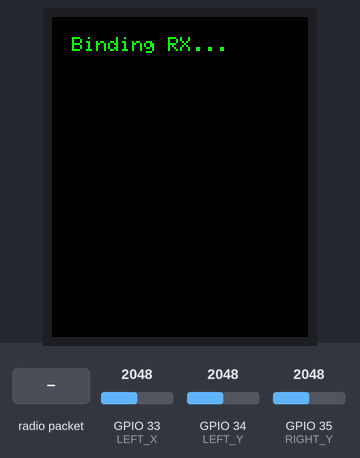
Bench run of a sketch on a simulated ESP32. On the bench: 128×160 colour display. The inputs (shaded band) are chosen by the test bench; at power-on: GPIO 33 (LEFT_X) = 2048, GPIO 34 (LEFT_Y) = 2048, GPIO 35 (RIGHT_Y) = 2048. No radio packets arrive unless stated; what the sketch prints to the serial monitor is not drawn.

Above: at 2.4 s.
2.5 s: radio packet "RX_CONNECTED" arrives
At 4.6 s:
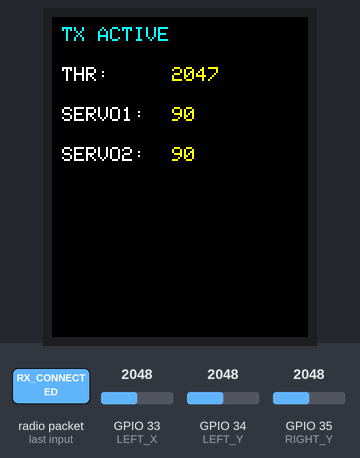
5.2 s: GPIO 33 (LEFT_X) set to 2866
At 6.0 s:
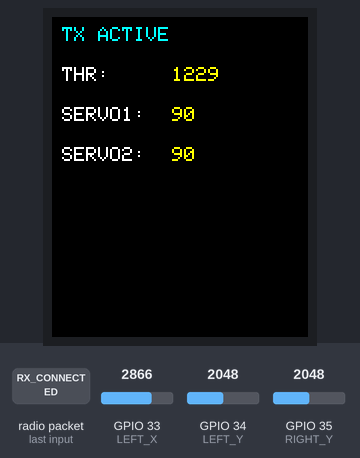
6.7 s: GPIO 34 (LEFT_Y) set to 3040
At 7.9 s:
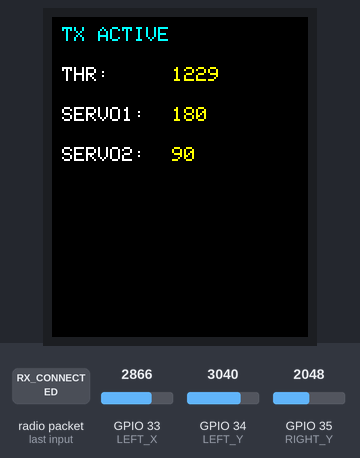
8.2 s: GPIO 35 (RIGHT_Y) set to 3040
At 8.5 s:
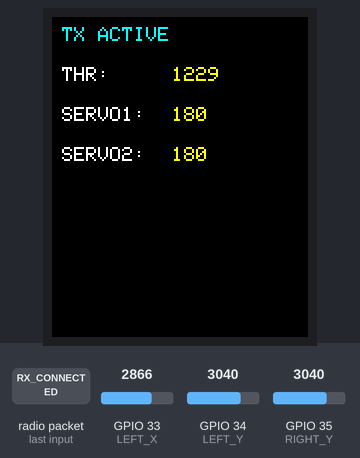
9.7 s: GPIO 34 (LEFT_Y) set to 2960
At 10.8 s:
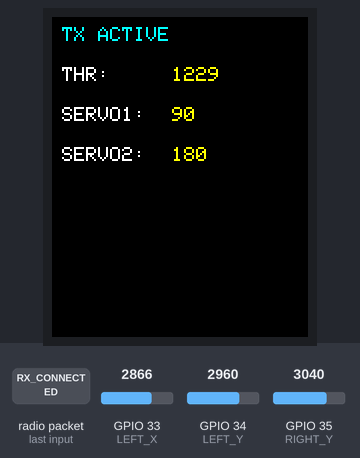
11.2 s: GPIO 33 (LEFT_X) set to 2047
At 12.3 s:
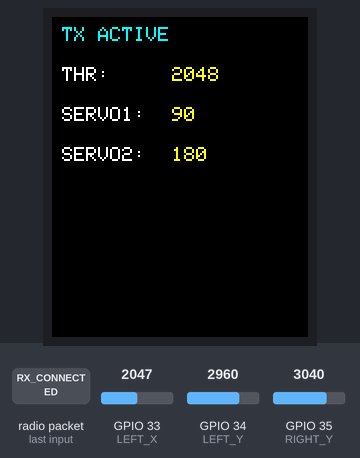
Timing chart, 0 to 13.7 s (numbered marks = the images above; inputs shaded):
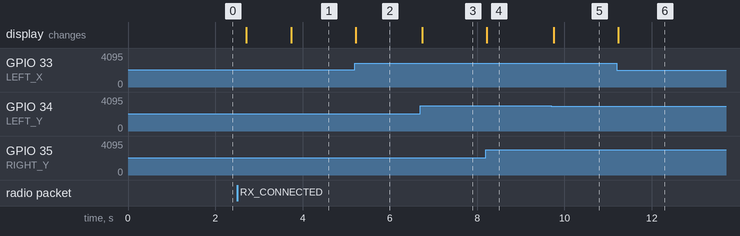

Measured:
- after the input at 2.5 s, the display: first changes after 0.21 s (image 1 shows a later state)
- after the input at 5.2 s, the display: changes at once (image 2)
- after the input at 6.7 s, the display: changes at once (image 3)
- after the input at 8.2 s, the display: changes at once (image 4)
- after the input at 9.7 s, the display: changes after 0.05 s (image 5)
- after the input at 11.2 s, the display: changes at once (image 6)

The sketch:

Transmitter.ino
```cpp
#include <SPI.h>
#include <LoRa.h>

#include <Adafruit_GFX.h>
#include <Adafruit_ST7735.h>

// =====================================================
// TFT PINS
// =====================================================
#define TFT_CS    5
#define TFT_RST   4
#define TFT_DC    2

Adafruit_ST7735 tft = Adafruit_ST7735(TFT_CS, TFT_DC, TFT_RST);

// =====================================================
// LORA PINS
// =====================================================
#define SS     13
#define RST    27
#define DIO0   26

// =====================================================
// LEFT JOYSTICK
// THROTTLE
// =====================================================
#define LEFT_X   33
#define LEFT_Y   34

// =====================================================
// RIGHT JOYSTICK
// SERVO CONTROL
// =====================================================
#define RIGHT_X  32
#define RIGHT_Y  35

// =====================================================
// VARIABLES
// =====================================================
int throttleValue = 1000;

int servo1Value = 90;

int servo2Value = 90;

bool rxConnected = false;

// =====================================================
// DEADZONE FUNCTION
// =====================================================
int applyDeadzone(int value, int center, int threshold) {

  if (abs(value - center) < threshold) {

    return center;
  }

  return value;
}

// =====================================================
// SETUP
// =====================================================
void setup() {

  Serial.begin(115200);

  // =====================================================
  // TFT INIT
  // =====================================================
  tft.initR(INITR_BLACKTAB);

  tft.fillScreen(ST77XX_BLACK);

  tft.setTextSize(1);

  tft.setTextColor(ST77XX_GREEN);

  tft.setCursor(10, 10);

  tft.println("Binding RX...");

  // =====================================================
  // SPI START
  // =====================================================
  SPI.begin(18, 19, 23, SS);

  // =====================================================
  // LoRa START
  // =====================================================
  LoRa.setPins(SS, RST, DIO0);

  if (!LoRa.begin(433E6)) {

    tft.fillScreen(ST77XX_BLACK);

    tft.setTextColor(ST77XX_RED);

    tft.setCursor(10, 20);

    tft.println("LoRa Failed");

    while (1);
  }

  LoRa.receive();

  // =====================================================
  // BIND PROCESS
  // =====================================================
  unsigned long startTime = millis();

  while (millis() - startTime < 8000) {

    LoRa.idle();

    LoRa.beginPacket();

    LoRa.print("BIND_REQUEST");

    LoRa.endPacket(true);

    LoRa.receive();

    Serial.println("Bind Request Sent");

    delay(500);

    int packetSize = LoRa.parsePacket();

    if (packetSize) {

      String response = "";

      while (LoRa.available()) {

        response += (char)LoRa.read();
      }

      if (response == "RX_CONNECTED") {

        rxConnected = true;

        break;
      }
    }

    delay(500);
  }

  // =====================================================
  // RX NOT CONNECTED
  // =====================================================
  if (!rxConnected) {

    tft.fillScreen(ST77XX_BLACK);

    tft.setTextColor(ST77XX_RED);

    tft.setCursor(10, 20);

    tft.println("RX NOT");

    tft.setCursor(10, 35);

    tft.println("CONNECTED");

    while (1);
  }

  // =====================================================
  // CONNECTED
  // =====================================================
  tft.fillScreen(ST77XX_BLACK);

  tft.setTextColor(ST77XX_GREEN);

  tft.setCursor(10, 10);

  tft.println("RX CONNECTED");

  delay(1000);

  // =====================================================
  // STATIC LABELS
  // =====================================================
  tft.fillScreen(ST77XX_BLACK);

  tft.setTextColor(ST77XX_CYAN);

  tft.setCursor(5, 5);

  tft.println("TX ACTIVE");

  tft.setTextColor(ST77XX_WHITE);

  tft.setCursor(5, 25);

  tft.println("THR:");

  tft.setCursor(5, 45);

  tft.println("SERVO1:");

  tft.setCursor(5, 65);

  tft.println("SERVO2:");
}

// =====================================================
// LOOP
// =====================================================
void loop() {

//=====================================================
//READ JOYSTICKS
//=====================================================
int joy1 = analogRead(LEFT_Y);      // GPIO34
int joy2 = analogRead(RIGHT_Y);     // GPIO35
int throttleRaw = analogRead(LEFT_X); // GPIO33

// Invert throttle
throttleValue = 4095 - throttleRaw;

// =====================================================
// SERVO1
// =====================================================
if (joy1 < 1000)
{
    servo1Value = 0;
}
else if (joy1 > 3000)
{
    servo1Value = 180;
}
else
{
    servo1Value = 90;
}

// =====================================================
// SERVO2
// =====================================================
if (joy2 < 1000)
{
    servo2Value = 0;
}
else if (joy2 > 3000)
{
    servo2Value = 180;
}
else
{
    servo2Value = 90;
}

  // =====================================================
  // DATA STRING
  // =====================================================
  String data = String(throttleValue) + "," +
                String(servo1Value) + "," +
                String(servo2Value);

  // =====================================================
  // SEND DATA
  // =====================================================
  LoRa.idle();

  LoRa.beginPacket();

  LoRa.print(data);

  LoRa.endPacket(true);

  // =====================================================
  // SERIAL MONITOR
  // =====================================================
  Serial.print("THR: ");

  Serial.print(throttleValue);

  Serial.print(" S1: ");

  Serial.print(servo1Value);

  Serial.print(" S2: ");

  Serial.println(servo2Value);

  // =====================================================
  // UPDATE TFT
  // =====================================================
  tft.fillRect(60, 25, 60, 10, ST77XX_BLACK);

  tft.fillRect(60, 45, 60, 10, ST77XX_BLACK);

  tft.fillRect(60, 65, 60, 10, ST77XX_BLACK);

  tft.setTextColor(ST77XX_YELLOW);

  tft.setCursor(60, 25);

  tft.print(throttleValue);

  tft.setCursor(60, 45);

  tft.print(servo1Value);

  tft.setCursor(60, 65);

  tft.print(servo2Value);

  delay(50);
}
```
